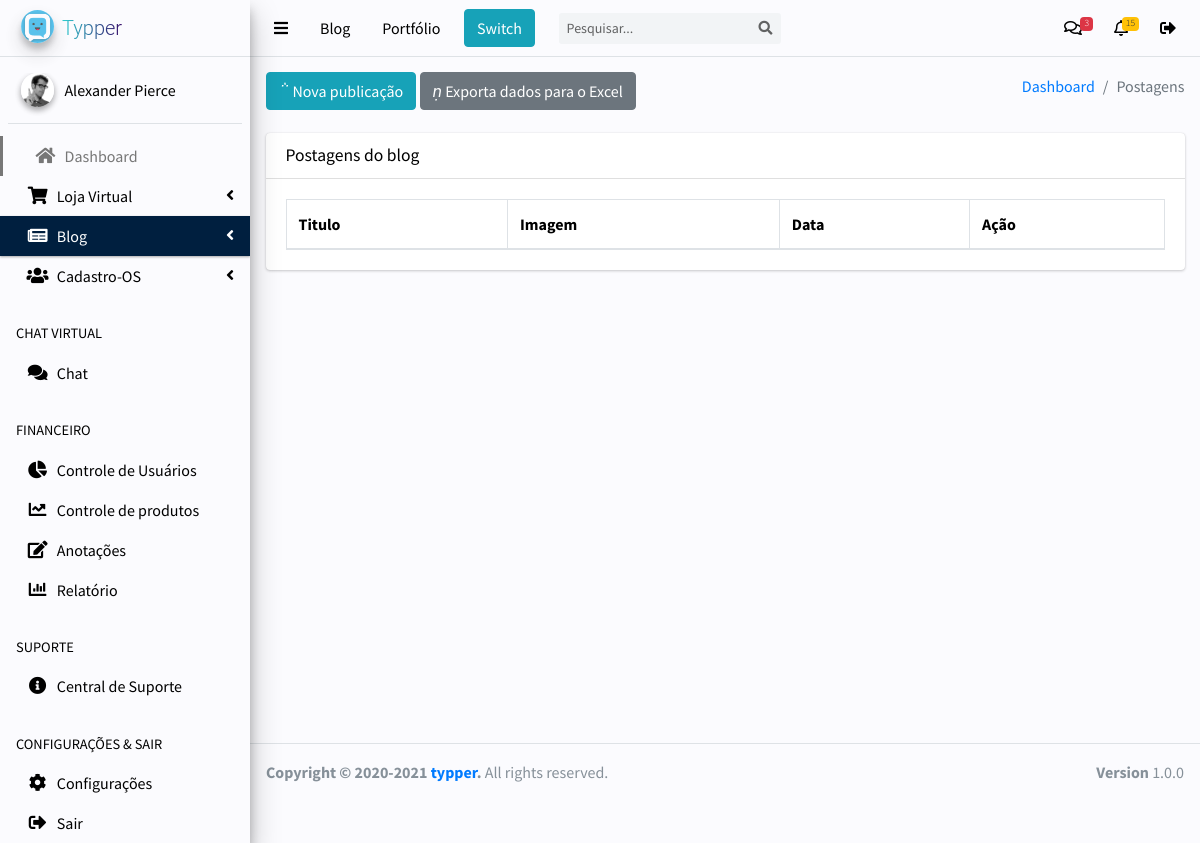
Page /suporte/blog.php (signed in) on the earlier database version.
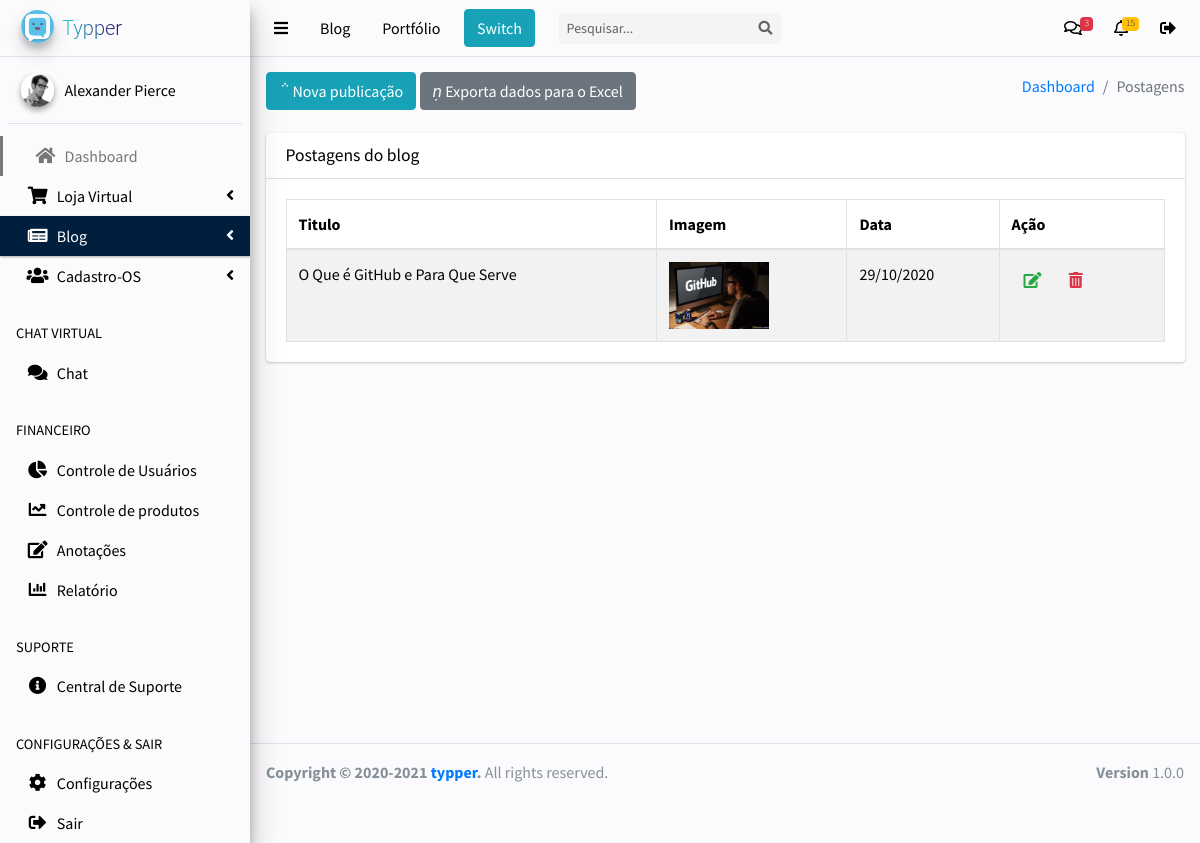
Same page on the later database version.
### tables this page shows
CREATE TABLE `tb_postagens` (
  `id` int(11) NOT NULL,
  `titulo` varchar(255) NOT NULL,
  `texto` longtext NOT NULL,
  `imagem` varchar(128) DEFAULT NULL,
  `data` date NOT NULL
);

### suporte/blog.php (the view, shortened to what this page needs)
<?php
include('../db/db.php');
?>
<!DOCTYPE html>
<html>
<head>
  <link rel="stylesheet" href="plugins/sweetalert2-theme-bootstrap-4/bootstrap-4.min.css">
  <link rel="stylesheet" href="plugins/fontawesome-free/css/all.min.css">
  <link rel="stylesheet" href="https://code.ionicframework.com/ionicons/2.0.1/css/ionicons.min.css">
  <link rel="stylesheet" href="plugins/datatables-bs4/css/dataTables.bootstrap4.min.css">
  <link rel="stylesheet" href="plugins/datatables-responsive/css/responsive.bootstrap4.min.css">
  <link rel="stylesheet" href="plugins/select2/css/select2.css">
  <link rel="stylesheet" href="plugins/select2-bootstrap4-theme/select2-bootstrap4.min.css">
  <link rel="stylesheet" href="dist/css/adminlte.css">
  <link rel="stylesheet" href="plugins/summernote/summernote-bs4.css">
  <link rel="stylesheet" href="dist/css/darkmode.css">
</head>
<body class="hold-transition sidebar-mini">
<div class="wrapper">
 <nav class="main-header navbar navbar-expand navbar-white navbar-light">
    <ul class="navbar-nav">
      <li class="nav-item">
        <a class="nav-link" data-widget="pushmenu" href="#" role="button"><i class="fas fa-bars"></i></a>
      </li>
      <li class="nav-item d-none d-sm-inline-block">
        <a href="index3.html" class="nav-link">Blog</a>
      </li>
      <li class="nav-item d-none d-sm-inline-block">
        <a href="#" class="nav-link">Portfólio</a>
      </li>
      <div class="container">
    <button id="switch" class="btn btn-info" onclick="toggleTheme()">Switch</button>
    </div>
    </ul>
    <form class="form-inline ml-3">
      <div class="input-group input-group-sm">
        <input class="form-control form-control-navbar" type="search" placeholder="Pesquisar..." aria-label="Search">
        <div class="input-group-append">
          <button class="btn btn-navbar" type="submit">
            <i class="fas fa-search"></i>
          </button>
        </div>
      </div>
    </form>
    <ul class="navbar-nav ml-auto">
      <li class="nav-item dropdown">
        <a class="nav-link" data-toggle="dropdown" href="#">
          <i class="far fa-comments"></i>
          <span class="badge badge-danger navbar-badge">3</span>
        </a>
      </li>
      <li class="nav-item dropdown">
        <a class="nav-link" data-toggle="dropdown" href="#">
          <i class="far fa-bell"></i>
          <span class="badge badge-warning navbar-badge">15</span>
        </a>
      </li>
      <li class="nav-item dropdown">
        <a class="nav-link" href="../logout.php" title="Sair">
          <i class="fas fa-sign-out-alt"></i>
        </a>
      </li>
    </ul>
  </nav>
  <aside class="main-sidebar elevation-4 sidebar-light-success">
    <a href="index3.html" class="brand-link">
      <img src="../images/favicon.png" alt="AdminLTE Logo" class="brand-image img-circle elevation-3"
           style="opacity: .8">
      <span class="brand-text font-weight-light">Typper</span>
    </a>
    <div class="sidebar">
      <div class="user-panel mt-3 pb-3 mb-3 d-flex">
        <div class="image">
          <img src="dist/img/user2-160x160.jpg" class="img-circle elevation-2" alt="User Image">
        </div>
        <div class="info">
          <a href="#" class="d-block">Alexander Pierce</a>
        </div>
      </div>
      <nav class="mt-2">
        <ul class="nav nav-pills nav-sidebar nav-child-indent nav-flat flex-column" data-widget="treeview" role="menu" data-accordion="false">
               <li class="nav-item has-treeview menu-open">
            <ul class="nav nav-treeview">
              <li class="nav-item">
                <a href="dashboard.php" class="nav-link">
                  <i class="fas fa-home nav-icon"></i>
                  <p>Dashboard</p>
                </a>
              </li>
            </ul>
          </li>
          <li class="nav-item has-treeview">
            <a href="#" class="nav-link">
              <i class="nav-icon fas fa-shopping-cart"></i>
              <p>
                Loja Virtual
                <i class="right fas fa-angle-left"></i>
              </p>
            </a>
          </li>
          <li class="nav-item has-treeview">
            <a href="#" class="nav-link active">
              <i class="nav-icon fas fa-newspaper"></i>
              <p>
                Blog
                <i class="fas fa-angle-left right"></i>
              </p>
            </a>
          </li>
          <li class="nav-item has-treeview">
            <a href="#" class="nav-link">
              <i class="nav-icon fas fa-users"></i>
              <p>
                Cadastro-OS
                <i class="fas fa-angle-left right"></i>
              </p>
            </a>
          </li>
          <li class="nav-header">CHAT VIRTUAL</li>
          <li class="nav-item">
            <a href="https://adminlte.io/docs/3.0" class="nav-link">
              <i class="nav-icon fas fa-comments"></i>
              <p>Chat</p>
            </a>
          </li>
          <li class="nav-header">FINANCEIRO</li>
          <li class="nav-item">
            <a href="#" class="nav-link">
              <i class="nav-icon fas fa-chart-pie"></i>
              <p>Controle de Usuários</p>
            </a>
          </li>
          <li class="nav-item">
            <a href="#" class="nav-link">
              <i class="nav-icon fas fa-chart-line"></i>
              <p>Controle de produtos</p>
            </a>
          </li>
          <li class="nav-item">
            <a href="#" class="nav-link">
              <i class="nav-icon fas fa-edit"></i>
              <p>Anotações</p>
            </a>
          </li>
          <li class="nav-item">
            <a href="#" class="nav-link">
              <i class="nav-icon fas fa-chart-bar"></i>
              <p>Relatório</p>
            </a>
          </li>
          <li class="nav-header">SUPORTE</li>
          <li class="nav-item">
            <a href="#" class="nav-link">
              <i class="nav-icon fas fa-info-circle"></i>
              <p>Central de Suporte</p>
            </a>
          </li>
          <li class="nav-header">CONFIGURAÇÕES & SAIR</li>
          <li class="nav-item">
            <a href="#" class="nav-link">
              <i class="nav-icon fas fa-cog"></i>
              <p>Configurações</p>
            </a>
          </li>
          <li class="nav-item">
            <a href="../logout.php" class="nav-link">
              <i class="nav-icon fas fa-sign-out-alt"></i>
              <p>Sair</p>
            </a>
          </li>
        </ul>
      </nav>
    </div>
  </aside>
  <div class="content-wrapper">
    <section class="content-header">
      <div class="container-fluid">
        <div class="row mb-2">
        <div class="col-sm-6">
          <a href="#" class="btn btn-info" data-toggle="modal"
          data-target=".bd-example-modal-lg-publicar"><i class="material-icons">&#xe2bc;</i> <span>Nova publicação</span></a>
          <a href="#" class="btn btn-secondary"><i class="material-icons">&#xE24D;</i> <span>Exporta dados para o Excel</span></a>
          </div>
          <div class="col-sm-6">
            <ol class="breadcrumb float-sm-right">
              <li class="breadcrumb-item"><a href="#">Dashboard</a></li>
              <li class="breadcrumb-item active">Postagens</li>
            </ol>
          </div>
        </div>
      </div>
    </section>
    <section class="content">
      <div class="container-fluid">
        <div class="row">
          <div class="col-12">
            <div class="card">
              <div class="card-header">
                <h3 class="card-title">Postagens do blog</h3>
              </div>
              <div class="card-body">
<?php
if(isset($_GET['buttonPesquisar']) and $_GET['txtpesquisar'] != ''){
    $produto = $_GET['txtpesquisar'] . '%';
    $query = "select * from tb_produtos where id_user = $_SESSION[id_user]  order by produto asc";
}else if(isset($_GET['buttonPesquisarCPF']) and $_GET['txtpesquisarcpf'] != ''){
    $produto = $_GET['txtpesquisarcpf'];
    $query = "select * from tb_produtos where cpf = '$produto'  order by produto asc";
}
else{
$query = "select * from tb_postagens WHERE id = id order by titulo ASC";
}
    $result = mysqli_query($conn, $query);
    $row = mysqli_num_rows($result);
if($row == ''){
    echo "<h3> Não existem dados cadastrados no banco </h3>";
}else{
?>
                <table id="example1" class="table table-bordered table-striped">
                  <thead>
                  <tr>
                    <th>Titulo</th>
                    <th>Imagem</th>
                    <th>Data</th>
                    <th>Ação</th>
                  </tr>
                  </thead>
                  <tbody>
                  <?php
    while($res_1 = mysqli_fetch_array($result)){
        $id = $res_1["id"];
        $titulo = $res_1["titulo"];
        $img = $res_1["imagem"];
        $dt_registro = $res_1["data"];
        $dt_registro2 = implode('/', array_reverse(explode('-', $dt_registro)));
    ?>
                  <tr>
                    <td><?php echo $titulo; ?></td>
                    <td><?php echo "<img src='../images/postagens/".$img."' class='imgpost' alt='imgpost'"; ?></td>
                    <td><?php echo $dt_registro2; ?></td>
                    <td><div class="widget-content-right">
                    <a href="blog.php?func=edita&id=<?php echo $id; ?>"><button class="border-0 btn-transition btn btn-outline-success" data-toggle="modal"
                    data-target=".bd-example-modal-lg-editar"><i class="fa fa-edit"></i>
                    </button></a>
                    <a href="blog.php?func=deleta&id=<?php echo $id; ?>"><button class="border-0 btn-transition btn btn-outline-danger">
                    <i class="fa fa-trash-alt"></i>
                    </button></a>
                    </div></td>
                  </tr>
                  <?php
                    }
                  ?>
                  </tbody>
                </table>
                <?php
                }
                ?>
              </div>
            </div>
          </div>
        </div>
      </div>
    </section>
  </div>
    <footer class="main-footer">
    <strong>Copyright &copy; 2020-2021 <a href="http://typper.com">typper</a>.</strong>
    All rights reserved.
    <div class="float-right d-none d-sm-inline-block">
      <b>Version</b> 1.0.0
    </div>
  </footer>
</div>
</body>
</html>

Differences in the rows shown:
added tb_postagens: titulo "O Que é GitHub e Para Que Serve", imagem (picture), data "29/10/2020"
